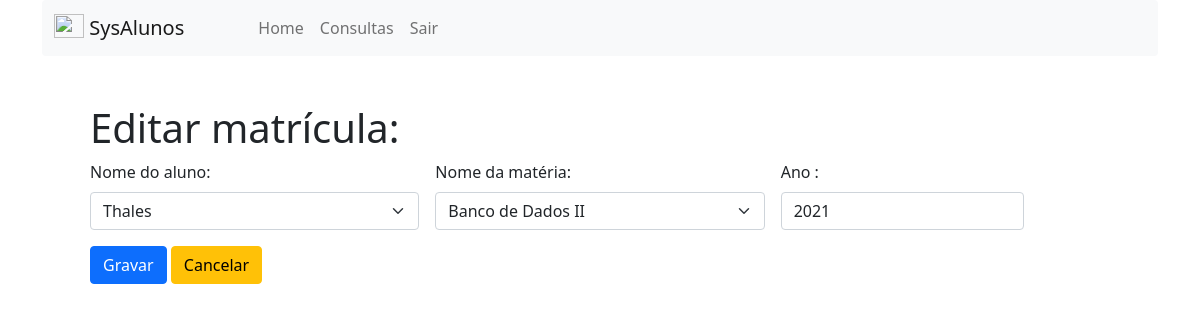
The app's page /materiasporalunos_edit.php?idMateriasporalunos=4 (signed in) with its own data.
### tables this page shows
CREATE TABLE `materiasporalunos` (
  `idmateriasporalunos` int NOT NULL AUTO_INCREMENT,
  `idalunos` int NOT NULL,
  `idmaterias` int NOT NULL,
  `ano` int NOT NULL,
  PRIMARY KEY (`idmateriasporalunos`)
);

CREATE TABLE `alunos` (
  `idalunos` int unsigned NOT NULL AUTO_INCREMENT,
  `matricula` varchar(45) NOT NULL,
  `nome` varchar(100) NOT NULL,
  `dt_nascimento` date NOT NULL,
  `dt_cadastro` date NOT NULL,
  PRIMARY KEY (`idalunos`)
);

CREATE TABLE `materias` (
  `idmaterias` int unsigned NOT NULL AUTO_INCREMENT,
  `nome` varchar(45) NOT NULL,
  `periodo` varchar(10) NOT NULL,
  `carga_horaria` int unsigned NOT NULL,
  PRIMARY KEY (`idmaterias`)
);

### materiasporalunos_edit.php (the view, shortened to what this page needs)
<?php
require_once("conexao.php");
$tipoAcesso = $_SESSION["tipo_acesso"];
$idMateriasporalunos = $_GET["idMateriasporalunos"];
?>
<!DOCTYPE html>
<html lang="pt-br">
<head>
    <link href="css/bootstrap.min.css" rel="stylesheet">
    <link href="css/sweetalert2.css" rel="stylesheet">
</head>
<body>
    <div class="container">
        <nav class="navbar navbar-expand-lg navbar-light bg-light rounded">
            <div class="container-fluid">
                <a class="navbar-brand" href="#">
                    <img src="img/studentmeets_4873.png" alt="" width="30" height="24" class="d-inline-block align-text-top">
                    SysAlunos
                </a>
                <div class="collapse navbar-collapse" id="navbarSupportedContent">
                    <ul class="navbar-nav me-auto mb-2 mb-lg-0" style="margin-left: 50px;">
                        <li class="nav-item">
                            <a class="nav-link" aria-current="page" href="admin.php">Home</a>
                        </li>
                        <?php
                        $mnuConsultas  = "<li class='nav-item'><a class='nav-link' href='#'>Consultas</a></li>";
                        if ($tipoAcesso == 0 || $tipoAcesso == 1) {
                            echo $mnuConsultas;
                        }
                        ?>
                        <li class="nav-item">
                            <a class="nav-link" href="logout.php">Sair</a>
                        </li>
                    </ul>
                </div>
            </div>
        </nav>
        <div class="m-5">
            <?php
            $nomeAluno = "";
            $nomeMateria = "";
            $ano = "";
            $idAluno = "";
            $idMateria = "";
            if ($idMateriasporalunos == 0) {
                echo "<h1>Nova matrícula:</h1>";
            } else {
                echo "<h1>Editar matrícula:</h1>";
                $sql = "SELECT a.nome, m.nome, a.idalunos, m.idmaterias, mpa.ano FROM materiasporalunos mpa
                        INNER JOIN alunos a ON a.idalunos = mpa.idalunos
                        INNER JOIN materias m ON m.idmaterias = mpa.idmaterias
                        WHERE mpa.idmateriasporalunos = $idMateriasporalunos;";
                $resp = mysqli_query($conexao_bd, $sql);
                if ($rows = mysqli_fetch_row($resp)) {
                    $nomeAluno = $rows[0];
                    $nomeMateria = $rows[1];
                    $idAluno = $rows[2];
                    $idMateria = $rows[3];
                    $ano = $rows[4];
                }
            }
            ?>
            <form class="row g-3" method="post" action="materiasporalunos_gravar.php">
                <div class="col-md-4">
                    <label for="chknomeal" class="form-label">Nome do aluno:</label>
                    <select id="chknomeal" class="form-select" name="chknomeal">
                        <?php
                        if ($idMateriasporalunos == 0) {
                            $sql = "SELECT idalunos, nome FROM alunos;";
                            $resp = mysqli_query($conexao_bd, $sql);
                            echo "<option value='X' selected>Selecione um aluno</option>";
                            while ($rows = mysqli_fetch_row($resp)) {
                                echo "<option value='$rows[0]'>$rows[1]</option>";
                            }
                        } else {
                            echo "<option value='$idAluno' selected>$nomeAluno</option>";
                        }
                        ?>
                    </select>
                </div>
                <div class="col-md-4">
                    <label for="chknomemt" class="form-label">Nome da matéria:</label>
                    <select id="chknomemt" class="form-select" name="chknomemt">
                        <?php
                        if ($idMateriasporalunos == 0) {
                            $sql = "SELECT idmaterias, nome FROM materias";
                            $resp = mysqli_query($conexao_bd, $sql);
                            echo "<option value='X' selected>Selecione uma matéria</option>";
                            while ($rows = mysqli_fetch_row($resp)) {
                                echo "<option value='$rows[0]'>$rows[1]</option>";
                            }
                        } else {
                            echo "<option value='$idMateria' selected>$nomeMateria</option>";
                        }
                        ?>
                    </select>
                </div>
                <div class="col-md-3">
                    <label for="txtCargaH" class="form-label">Ano :</label>
                    <input type="number" class="form-control" id="txtAno" name="txtAno" placeholder="Ano" value="<?php echo $ano; ?>">
                </div>
                <div class="col-12">
                    <button type="submit" class="btn btn-primary">Gravar</button>
                    <a class="btn btn-warning" href="materiasporalunos_list.php" role="button">Cancelar</a>
                </div>
            </form>
        </div>
</body>
</html>

### records on screen
materiasporalunos: chknomeal "Thales", chknomemt "Banco de Dados II", txtAno "2021"
